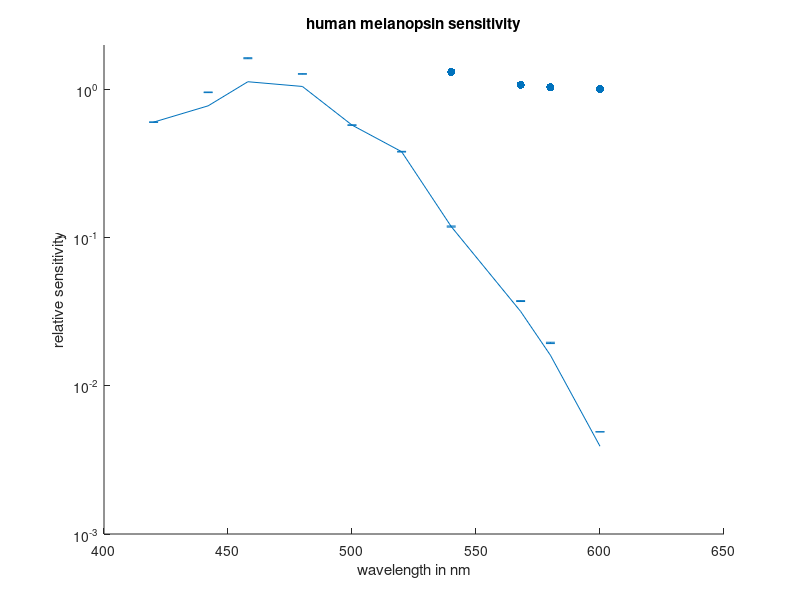

This chart was generated by the following MATLAB code:
%{

editor: Rafael Lazar
data origin:  Bailes & Lucas 2013 https://doi.org/10.1098/rspb.2012.2987
tool used: webplotdigitizer https://apps.automeris.io/wpd/
date of last modification: 11.02.2019
data specification:  relative sensitivity of human melatonin: action spectra per
light wavelength  in nm; means and error bars


%}




%Data import BAILES 2013
HM = dlmread('human Opn4 Bailes 2013.csv'); %loading data for human melatonin sensitivity
EBup = dlmread('error bars upper Bailes 2013.csv'); %loading data for upper error bars human melatonin sensitivity
EBlow = dlmread('error bars lower Bailes 2013.csv'); %loading data for upper error bars human melatonin sensitivity

% Save the loop
EBdif(:, 1) = HM(:, 2)-EBup(:, 2);
EBdif(:, 2) = HM(:, 2)-EBlow(:, 2);

figure %Open new figure
scatter(HM(:,1),HM(:,2),'or', 'filled'); %Plot the data as a scatter plot
set(gca,'xlim',[400,650],'YScale', 'log', 'ylim',[0.001,2]);% set the x-axis limits and scale y to log
xlabel('wavelength in nm'); %Label for the x-axis
ylabel('relative sensitivity'); %Label for the y-axis
title('human melanopsin sensitivity'); %Add a title
hold on;
errorbar(HM(:,1), HM(:,2), EBdif(:,1), EBdif(:,2));